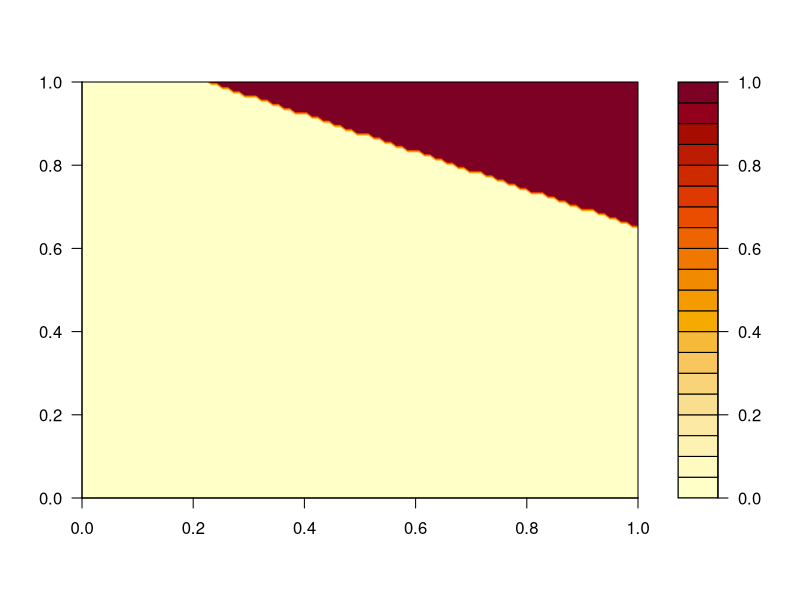
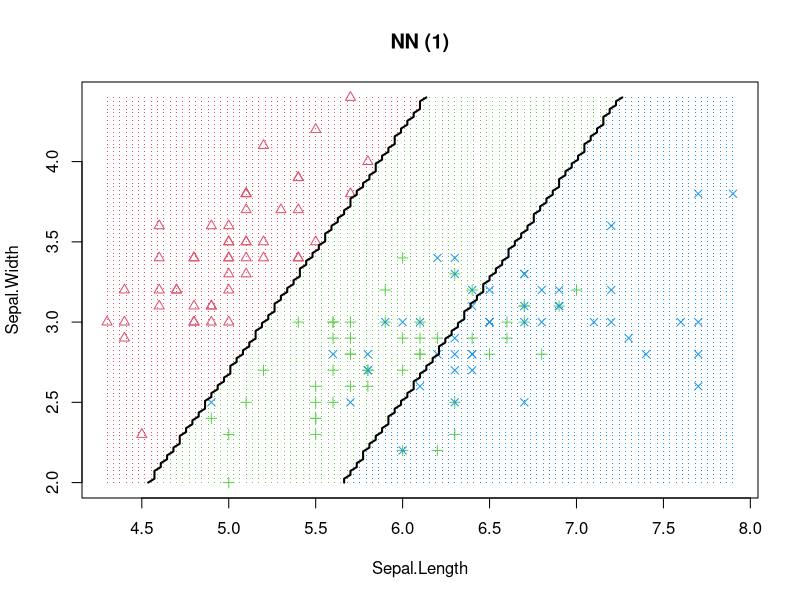

Generate these figures, in order, with R:
## ---- chunk 1
# Adapted from: https://bitbucket.org/rodrigo_mello/ml4u/src/ab2300b432ac9105df1352d5890543cf136bef8f/perceptron/?at=master

# threshold activation function
f_threshold <- function(u) {
  if (u >= 0)
    return (1)
  return (0)
}

# Training a perceptron
perceptron.train <- function(dataset, eta=0.1, epsilon=1e-2) {
  
  classId = ncol(dataset)
  X = dataset[,1:classId-1]
  Y = dataset[,classId]
  
  # initializing weights
  weights = runif(min=-0.5, max=0.5, n=ncol(dataset))
  
  ncycle = 0
  squaredError = 2*epsilon
  
  while (squaredError > epsilon) {
    squaredError = 0
    
    for (i in 1:nrow(X)) {
      example = c(1,as.numeric(X[i,]))
      class = Y[i]
      
      cat("example = ", as.numeric(X[i,]), "\n")
      cat("class = ", class, "\n")
      
      # computing predicted y
      u = example %*% weights
      
      cat("u = ", u, "\n")
      
      y = f_threshold(u)
      
      cat("predicted = ", y, "\n")
      
      # Error
      Error = class - y
      squaredError = squaredError + Error^2
      
      if(abs(Error) > 0){
        # update weights
        cat("updating weights...\n")
        delta = eta * Error * example        
        weights = weights + delta
      }
      
    }
    
    squaredError = squaredError / nrow(X)
    cat("Squared error = ", squaredError, "\n")
    ncycle = ncycle + 1
  }
  
  ret = list()
  ret$weights = weights
  ret$ncycle = ncycle
  cat("Final weights = ", weights, "\n")
  cat("Number of cycles = ", ncycle, "\n")
  
  return (ret)
}

# predicting with a perceptron
perceptron.run <- function(X, model) {
  
  cat("#example\tprediction\n")
  for (i in 1:nrow(X)) {
    example = c(1,as.numeric(X[i,]))
    
    # u
    u = example %*% model$weights
    y = f_threshold(u)
    
    cat(as.numeric(X[i,]), "\t", y, "\n")
  }
}

# testing code with AND dataset
perceptron.test <- function(eta=0.1, threshold=1e-2) {
  # creating dataset - can change it to observe different results
  bit1 <- c(0,0,1,1)
  bit2 <- c(0,1,0,1)
  and <- c(0,0,0,1)
  andData <- data.frame(bit1,bit2,and)
  
  cat("dataset:\n")
  print(andData)
  
  # training
  cat("\n\n>> Training:\n")
  model = perceptron.train(andData, eta, threshold)
  
  # testing
  cat("\n\n>> Testing:\n")
  perceptron.run(andData[,1:ncol(andData)-1], model)
  
  return(model)
  
}

## ---- chunk 2
# Ploting the hyperplane
perceptron.plot <- function(model){
  
  range = seq(0,1,length=100) # creating between 0 and 1, dividing into 100 intervals
  matrix = outer(range,range, function(x1,x2){
    cbind(1,x1,x2) %*% model$weights 
  })
  ids = which(matrix>=0)
  matrix[ids] = 1
  matrix[-ids] = 0
  filled.contour(range,range,matrix)  
}

perceptron.plot(perceptron.test())
## ---- chunk 3
adaline.train <- function(dataset, eta=0.1, epsilon=1e-2, niter = 50) {
  
  classId = ncol(dataset)
  X = as.data.frame(dataset[,1:classId-1])
  Y = dataset[,classId]
  
  # initializing weights
  weights = runif(min=-0.5, max=0.5, n=ncol(dataset))
  
  ncycle = 0
  squaredError = 2*epsilon
  normalization = sum((Y - mean(Y))^2)
  
  while ((squaredError > epsilon)&&(ncycle < niter)) {
    squaredError = 0
    
    for (i in 1:nrow(X)) {
      example = c(1,as.numeric(X[i,]))
      label = Y[i]
      
      #cat("example = ", as.numeric(X[i,]), "\n")
      #cat("label = ", label, "\n")
      
      # computing predicted y
      u = example %*% weights
      
      #cat("u = ", u, "\n")
      
      y = u # linear activation function
      
      #cat("predicted = ", y, "\n")
      
      # Error
      Error = label - y
      squaredError = (squaredError + Error^2) 
      
      if(abs(Error) > epsilon){
        # update weights
        #cat("updating weights...\n")
        delta = eta * Error * example        
        weights = weights + delta
      }
      
    }
    
    squaredError = squaredError / (nrow(X) * normalization)
    cat("Squared error = ", squaredError, "\n")
    ncycle = ncycle + 1
  }
  
  ret = list()
  ret$weights = weights
  ret$ncycle = ncycle
  ret$error = squaredError
  cat("Final weights = ", weights, "\n")
  cat("Number of cycles = ", ncycle, "\n")
  
  return (ret)
}

# predicting with an adaline
adaline.run <- function(X, model) {
  
  cat("#example\tprediction\n")
  for (i in 1:nrow(X)) {
    example = c(1,as.numeric(X[i,]))
    
    # u
    u = example %*% model$weights
    y = u # linear activation function
    
    cat(as.numeric(X[i,]), "\t", y, "\n")
  }
}

# testing code 
adaline.test <- function(eta=0.1, threshold=1e-3,niter=100) {
  
  # Artificial Dataset
  set.seed(20)
  x <- rnorm(100)
  e <- rnorm(100,0,2)
  y <- 0.5+2*x+e
  
  plot(x,y)
  data <- cbind(x,y)
  data <- as.data.frame(data)
  model <- adaline.train(data,eta,threshold,niter)
  abline(model$weights[1],model$weights[2])
}
## ---- chunk 4
library(nnet)

decisionplot <- function(model, data, class = NULL, predict_type = "class",
                         resolution = 100, showgrid = TRUE, ...) {
  
  if(!is.null(class)) cl <- data[,class] else cl <- 1
  data <- data[,1:2]
  k <- length(unique(cl))
  
  plot(data, col = as.integer(cl)+1L, pch = as.integer(cl)+1L, ...)
  
  # make grid
  r <- sapply(data, range, na.rm = TRUE)
  xs <- seq(r[1,1], r[2,1], length.out = resolution)
  ys <- seq(r[1,2], r[2,2], length.out = resolution)
  g <- cbind(rep(xs, each=resolution), rep(ys, time = resolution))
  colnames(g) <- colnames(r)
  g <- as.data.frame(g)
  
  ### guess how to get class labels from predict
  ### (unfortunately not very consistent between models)
  p <- predict(model, g, type = predict_type)
  if(is.list(p)) p <- p$class
  p <- as.factor(p)
  
  if(showgrid) points(g, col = as.integer(p)+1L, pch = ".")
  
  z <- matrix(as.integer(p), nrow = resolution, byrow = TRUE)
  contour(xs, ys, z, add = TRUE, drawlabels = FALSE,
          lwd = 2, levels = (1:(k-1))+.5)
  
  invisible(z)
}

x <- iris[1:150, c("Sepal.Length", "Sepal.Width", "Species")]

model <- nnet(Species ~ ., data=x, size = 1, maxit = 1000, trace = FALSE)

decisionplot(model, x, class = "Species", main = "NN (1)")
## ---- chunk 5
library(caret)
library(plyr)

# normalization function (min-max)
normalize <- function(x) {
  return ((x - min(x)) / (max(x) - min(x))) 
}

# normalize dataset data1 using min and max from data2
normalize2 <- function(data1,data2) {
  for (col in 1:ncol(data1)){
    data1[,col] <- (data1[,col] - min(data2[,col]))/(max(data2[,col]-min(data2[,col])))
  }
  return (data1)
}

# dividing into 10 folds
nFolds  = 10
set.seed(100)
folds <- createFolds(iris$Species, k = nFolds, list = FALSE)

# mean and standard deviation of accuracy
sum = 0
sumSQ = 0

for (fold in 1:nFolds){
  
  # making training/test fold
  train <- iris[folds!=fold,]
  test <- iris[folds == fold,]
  
  # separating validation data
  trainingRowIndex <- createDataPartition(train$Species, p = 0.7, list = FALSE)#sample(1:nrow(train), 0.7*nrow(train))  # row indices for training data
  trainingData <- train[trainingRowIndex, ]  # model training data
  validation  <- train[-trainingRowIndex, ] 
  
  # normalizing training/validation
  train_norm <- as.data.frame(lapply(trainingData[1:4], normalize))
  validation_norm <- normalize2(validation[,1:4],trainingData[,1:4]) 
  
  x <- cbind(train_norm,trainingData$Species)
  names(x)[5]<-paste("Species")
  
  # training kNN with different values of k and choosing one specific k
  max_ac = 0
  k_max_ac = 1
  for (k in c(1,3,5)){
    model <-nnet(Species ~ ., data=x, size = k, maxit = 1000, trace = FALSE);
    res <- as.factor(max.col(predict(model,validation_norm)))
    res <- revalue(res, c("1"="setosa","2"="versicolor","3"="virginica"),warn_missing=F)
    conf <- table(validation$Species,res)
    
    ac = sum(diag(conf))/sum(conf) # accuracy
    #cat("fold ",fold,", neurons =",k,", accuracy = ",ac,"\n")
    
    if(ac > max_ac){
      max_ac = ac
      k_max_ac = k
      
    }
    
  }
  cat("Fold ",fold,": number of neurons = ",k_max_ac)
  # now normalizing training-test fold
  trainN <- as.data.frame(lapply(as.data.frame(train[,1:4]), normalize))
  testN <- normalize2(as.data.frame(test[,1:4]),as.data.frame(train[,1:4])) 
  
  x <- cbind(trainN,train$Species)
  names(x)[5]<-paste("Species")
  model <-nnet(Species ~ ., data=x, size = k_max_ac, maxit = 1000, trace = FALSE);
  res2 <- as.factor(max.col(predict(model,testN)))
  res2 <- revalue(res2, c("1"="setosa","2"="versicolor","3"="virginica"),warn_missing=F)
  conf2 <- table(test$Species,res2)
  ac = sum(diag(conf2))/sum(conf2) # accuracy
  cat(", accuracy = ",ac,"\n")
  sum = sum + ac
  sumSQ = sumSQ + (ac*ac)
}

# computing average and standard deviation of performance
mean = sum/nFolds
std = sqrt((sumSQ/nFolds) - (mean*mean))
cat("Mean accuracy = ",mean," std = ",std)
